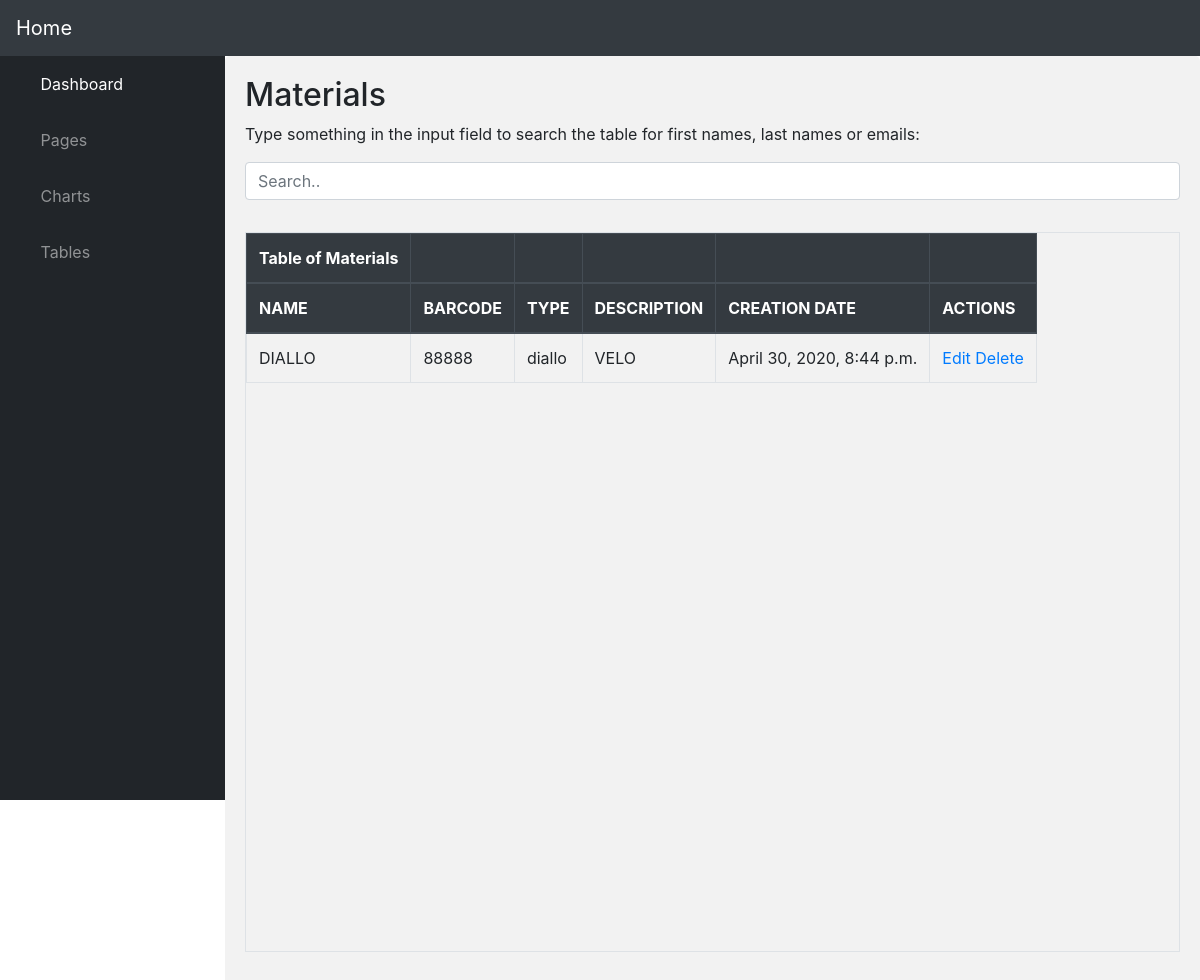
The app's page /showMaterial, older data.
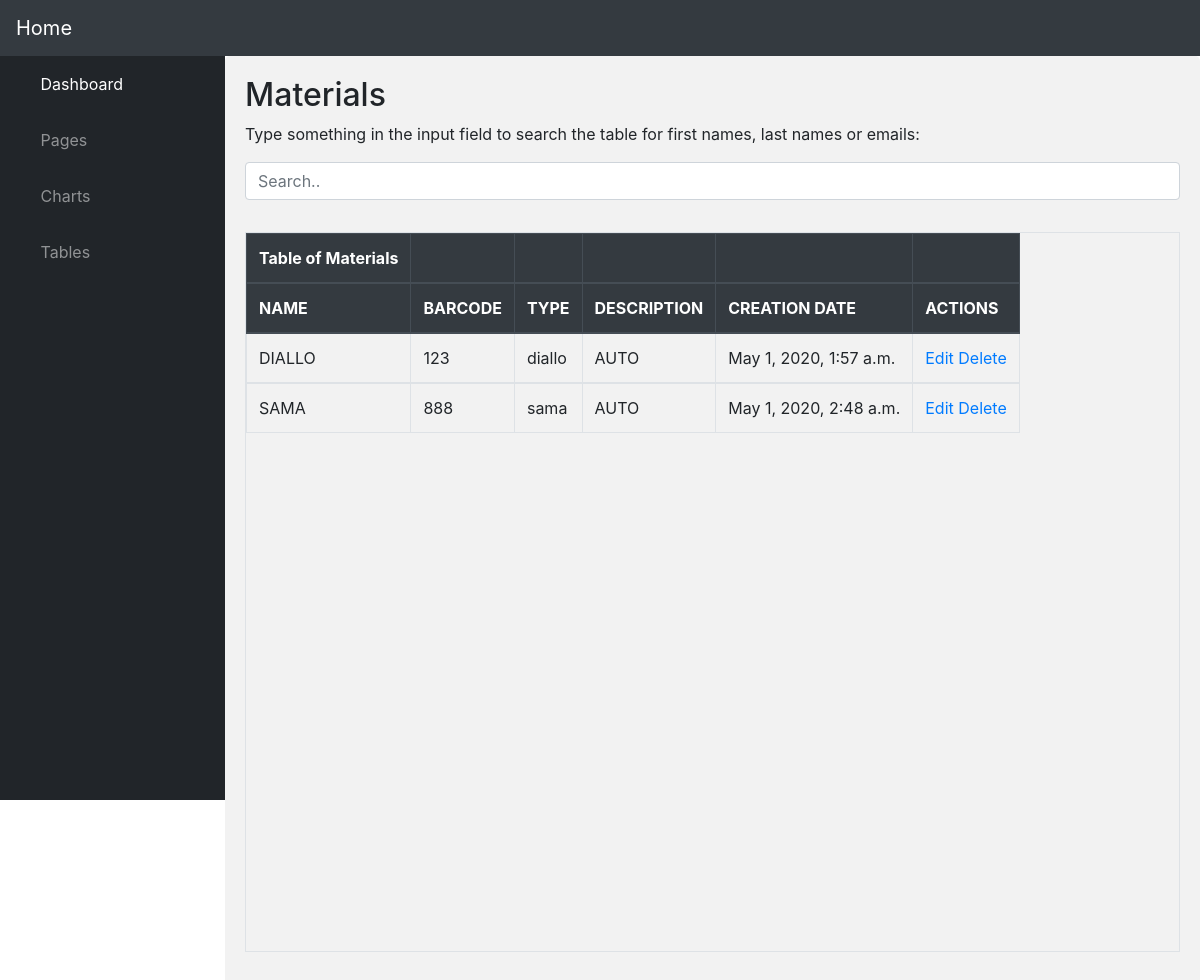
The same page, newer data.
### siteWeb/models.py (models this page shows, shortened)
class Material(models.Model):
    name = models.CharField(max_length=250)
    barcode = models.IntegerField(blank=False, primary_key=True)
    creation_date_mat = models.DateTimeField(auto_now_add=True)
    slug = models.SlugField(max_length=250, null=True, blank=True)
    type = models.ForeignKey(Type, on_delete=models.CASCADE)

class Type(models.Model):
    TYPE_GENERIC = 'generic'
    TYPE_UNIQUE = 'unique'
    TYPE_CHOICES = (
        (TYPE_GENERIC, 'generic'),
        (TYPE_UNIQUE, 'unique'),
    )
    material_type = models.CharField(max_length=250, choices=TYPE_CHOICES, default=TYPE_GENERIC)
    name_type = models.CharField(max_length=250)
    description = models.TextField(blank=True)
    creation_date_type = models.DateTimeField(auto_now_add=True)
    def __str__(self):
        return "{0}".format(self.name_type)

### siteWeb/views.py (the view)
# urls.py: path('showMaterial', views.showMaterial, name='showMaterial'),
def showMaterial(request):
    material_liste = Material.objects.all()
    return render(request, 'siteWeb/showMaterial.html', {'materials': material_liste})

### siteWeb/templates/siteWeb/showMaterial.html (shortened to what this page needs)
{% include "siteWeb/includes/dashboard.html" %}
{% load crispy_forms_tags %}
{% load static %}
{% block content %}
<head>
</head>
<div class="container">
    <h2>Materials</h2>
  <p>Type something in the input field to search the table for first names, last names or emails:</p>
  <input class="form-control" id="myInput" type="text" placeholder="Search..">
  <br>
    <table class="table table-bordered responsive" style="height:90vh">
        <thead class="thead-dark">
            <tr>
                <th scope="col">Table of Materials</th>
                <th></th>
                <th></th>
                <th></th>
                <th></th>
                <th></th>
            </tr>
        </thead>
        <thead class="thead-dark">
            <tr>
                <th scope="col">NAME</th>
                <th scope="col">BARCODE</th>
                <th scope="col">TYPE</th>
                 <th scope="col">DESCRIPTION</th>
                <th scope="col">CREATION DATE</th>
                <th scope="col">ACTIONS</th>
            </tr>
        </thead>
        {% for material in materials %}
        <tbody id="myTable">
        <tr>
            <td>{{material.name}}</td>
            <td>{{material.barcode}}</td>
            <td>{{material.slug}}</td>
            <td>{{material.type }}</td>
            <td>{{material.creation_date_mat}}</td>
            <td>
                <a href="#"><span>Edit</span></a>
                <a href="#">Delete</a>
            </td>
        </tr>
        </tbody>
        {% endfor %}
    </table>
{% endblock %}

### siteWeb/templates/siteWeb/includes/dashboard.html (shortened to what this page needs)
<!DOCTYPE html>
<html lang="en">
<head>
    {% load loan_template_tags %}
    {% load static %}
  <link href="{% static '../static/vendor/fontawesome-free/css/all.min.css' %}" rel="stylesheet" type="text/css">
  <link href="{% static '../static/vendor/datatables/dataTables.bootstrap4.css' %}" rel="stylesheet">
  <link href="{% static 'css/sb-admin.css' %}" rel="stylesheet">
  <link href="{% static 'css/dashboard.css' %}" rel="stylesheet">
</head>
<body id="page-top">
  <nav class="navbar navbar-expand navbar-dark bg-dark static-top">
    <a class="navbar-brand mr-1" href="/">Home</a>
    <button class="btn btn-link btn-sm text-white order-1 order-sm-0" id="sidebarToggle" href="#">
      <i class="fas fa-bars"></i>
    </button>
    <ul class="navbar-nav ml-auto ml-md-0">
      <li class="nav-item dropdown no-arrow">
        <a class="nav-link dropdown-toggle" href="#" id="userDropdown" role="button" data-toggle="dropdown" aria-haspopup="true" aria-expanded="false">
          <i class="fas fa-user-circle fa-fw"></i>
        </a>
      </li>
    </ul>
  </nav>
  <div id="wrapper">
    <div>
    <ul class="sidebar navbar-nav">
      <li class="nav-item active">
        <a class="nav-link" href="index.html">
          <i class="fas fa-fw fa-tachometer-alt"></i>
          <span>Dashboard</span>
        </a>
      </li>
      <li class="nav-item dropdown">
        <a class="nav-link dropdown-toggle" href="#" id="pagesDropdown" role="button" data-toggle="dropdown" aria-haspopup="true" aria-expanded="false">
          <i class="fas fa-fw fa-folder"></i>
          <span>Pages</span>
        </a>
      </li>
      <li class="nav-item">
        <a class="nav-link" href="charts.html">
          <i class="fas fa-fw fa-chart-area"></i>
          <span>Charts</span></a>
      </li>
      <li class="nav-item">
        <a class="nav-link" href="tables.html">
          <i class="fas fa-fw fa-table"></i>
          <span>Tables</span></a>
      </li>
    </ul>
  </div>
</body>
</html>

### static/css/dashboard.css (style rules this page uses)
input, select { width: 100%; padding: 12px 20px; margin: 8px 0; display: inline-block; border: 3px solid #555; border-radius: 4px; box-sizing: border-box; }
div .container { border-radius: 5px; background-color: #f2f2f2; padding: 20px; }

### siteWeb/templates/siteWeb/includes/dashboard.html (style rules this page uses)
table { display: inline-block; overflow: auto; }
table { border-collapse: collapse; }

Row changes from the older to the newer data that the page shows:
removed Material: name "DIALLO", barcode "88888", slug "diallo", type "VELO", creation_date_mat "April 30, 2020, 8:44 p.m."
added Material: name "DIALLO", barcode "123", slug "diallo", type "AUTO", creation_date_mat "May 1, 2020, 1:57 a.m."
added Material: name "SAMA", barcode "888", slug "sama", type "AUTO", creation_date_mat "May 1, 2020, 2:48 a.m."
